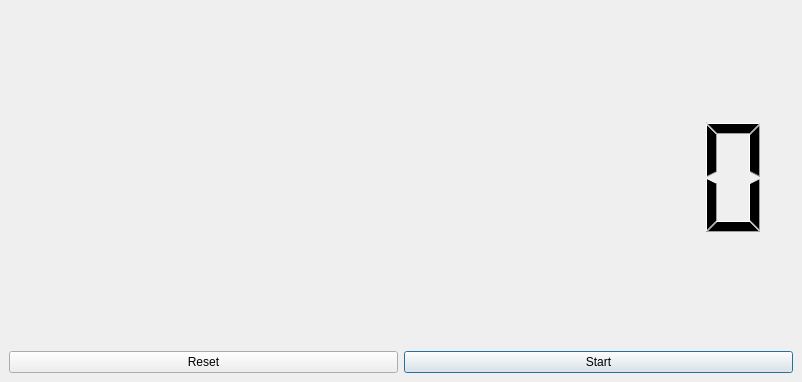
<?xml version="1.0" encoding="UTF-8"?>
<ui version="4.0">
 <class>MainWindow</class>
 <widget class="QMainWindow" name="MainWindow">
  <property name="geometry">
   <rect>
    <x>0</x>
    <y>0</y>
    <width>802</width>
    <height>382</height>
   </rect>
  </property>
  <property name="windowTitle">
   <string>qt-stop-watch.py</string>
  </property>
  <widget class="QWidget" name="centralwidget">
   <layout class="QGridLayout" name="gridLayout">
    <item row="1" column="2">
     <widget class="QPushButton" name="start">
      <property name="text">
       <string>Start</string>
      </property>
      <property name="default">
       <bool>true</bool>
      </property>
     </widget>
    </item>
    <item row="1" column="1">
     <widget class="QPushButton" name="reset">
      <property name="text">
       <string>Reset</string>
      </property>
     </widget>
    </item>
    <item row="0" column="1" colspan="2">
     <widget class="QLCDNumber" name="lcd">
      <property name="frameShape">
       <enum>QFrame::NoFrame</enum>
      </property>
      <property name="smallDecimalPoint">
       <bool>true</bool>
      </property>
      <property name="digitCount">
       <number>10</number>
      </property>
     </widget>
    </item>
   </layout>
  </widget>
 </widget>
 <resources/>
 <connections/>
</ui>
